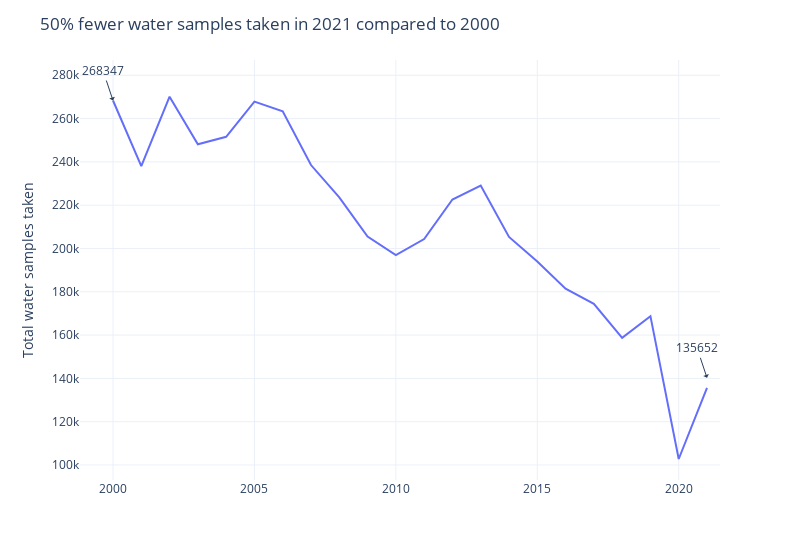

The notebook cell this image was saved under:
### Code cell
fig = px.line(samples_df, y='total', width=800)

fig.add_annotation(x=2000, y=samples_df.at[2000,'total'],
            text=str(samples_df.at[2000,'total']),
            showarrow=True,
            arrowhead=1)
fig.add_annotation(x=2021, y=samples_df.at[2021,'total'],
            text=str(samples_df.at[2021,'total']),
            showarrow=True,arrowhead=1,
            yshift=10)

fig.update_layout(title =  '50% fewer water samples taken in 2021 compared to 2000', xaxis_title='', yaxis_title='Total water samples taken')

### Figure 1 — Plotly figure (JSON) as saved in the notebook; plotly's stock layout.template omitted (floating-point values rounded to 4 significant figures)
{"data": [{"hovertemplate": "year=%{x}<br>total=%{y}<extra></extra>", "legendgroup": "", "line": {"color": "#636efa", "dash": "solid"}, "mode": "lines", "name": "", "orientation": "v", "showlegend": false, "type": "scatter", "x": [2000, 2001, 2002, 2003, 2004, 2005, 2006, 2007, 2008, 2009, 2010, 2011, 2012, 2013, 2014, 2015, 2016, 2017, 2018, 2019, 2020, 2021], "xaxis": "x", "y": [268347, 238051, 270122, 248154, 251566, 267858, 263401, 238534, 223581, 205486, 196893, 204349, 222611, 229082, 205349, 193949, 181431, 174464, 158746, 168733, 102763, 135652], "yaxis": "y"}], "layout": {"annotations": [{"arrowhead": 1, "showarrow": true, "text": "268347", "x": 2000, "y": 268347}, {"arrowhead": 1, "showarrow": true, "text": "135652", "x": 2021, "y": 135652, "yshift": 10}], "legend": {"tracegroupgap": 0}, "margin": {"t": 60}, "title": {"text": "50% fewer water samples taken in 2021 compared to 2000"}, "width": 800, "xaxis": {"anchor": "y", "domain": [0, 1], "title": {"text": ""}}, "yaxis": {"anchor": "x", "domain": [0, 1], "title": {"text": "Total water samples taken"}}}}
